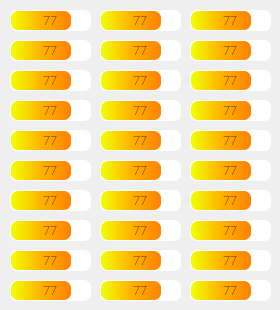
   <widget class="QWidget" name="tab_5">
    <attribute name="title">
     <string>BMS Amperaje</string>
    </attribute>
    <widget class="QProgressBar" name="amp_bar_26">
     <property name="geometry">
      <rect>
       <x>100</x>
       <y>250</y>
       <width>81</width>
       <height>21</height>
      </rect>
     </property>
     <property name="font">
      <font>
       <family>Roboto</family>
       <pointsize>10</pointsize>
       <weight>9</weight>
       <italic>false</italic>
       <bold>false</bold>
      </font>
     </property>
     <property name="styleSheet">
      <string notr="true">QProgressBar::chunk {background: QLinearGradient( x1: 0, y1: 0, x2: 1, y2: 0,stop: 0 #f0ff00,stop: 0.4999 #ffb400,stop: 0.5 #ffb400,stop: 1 #ff8100 );border-top-left-radius: 7px ;border-top-right-radius: 7px;border-bottom-right-radius: 7px ;border-bottom-left-radius: 7px; border: 0px solid black;}QProgressBar{border: 0px;background: white; padding: 1px; text-align: center;border-top-left-radius: 7px ;border-top-right-radius: 7px;border-bottom-right-radius: 7px ;border-bottom-left-radius: 7px;font: 75 10pt;}</string>
     </property>
     <property name="value">
      <number>77</number>
     </property>
     <property name="format">
      <string>%p</string>
     </property>
    </widget>
    <widget class="QProgressBar" name="amp_bar_11">
     <property name="geometry">
      <rect>
       <x>100</x>
       <y>100</y>
       <width>81</width>
       <height>21</height>
      </rect>
     </property>
     <property name="font">
      <font>
       <family>Roboto</family>
       <pointsize>10</pointsize>
       <weight>9</weight>
       <italic>false</italic>
       <bold>false</bold>
      </font>
     </property>
     <property name="styleSheet">
      <string notr="true">QProgressBar::chunk {background: QLinearGradient( x1: 0, y1: 0, x2: 1, y2: 0,stop: 0 #f0ff00,stop: 0.4999 #ffb400,stop: 0.5 #ffb400,stop: 1 #ff8100 );border-top-left-radius: 7px ;border-top-right-radius: 7px;border-bottom-right-radius: 7px ;border-bottom-left-radius: 7px; border: 0px solid black;}QProgressBar{border: 0px;background: white; padding: 1px; text-align: center;border-top-left-radius: 7px ;border-top-right-radius: 7px;border-bottom-right-radius: 7px ;border-bottom-left-radius: 7px;font: 75 10pt;}</string>
     </property>
     <property name="value">
      <number>77</number>
     </property>
     <property name="format">
      <string>%p</string>
     </property>
    </widget>
    <widget class="QProgressBar" name="amp_bar_17">
     <property name="geometry">
      <rect>
       <x>100</x>
       <y>160</y>
       <width>81</width>
       <height>21</height>
      </rect>
     </property>
     <property name="font">
      <font>
       <family>Roboto</family>
       <pointsize>10</pointsize>
       <weight>9</weight>
       <italic>false</italic>
       <bold>false</bold>
      </font>
     </property>
     <property name="styleSheet">
      <string notr="true">QProgressBar::chunk {background: QLinearGradient( x1: 0, y1: 0, x2: 1, y2: 0,stop: 0 #f0ff00,stop: 0.4999 #ffb400,stop: 0.5 #ffb400,stop: 1 #ff8100 );border-top-left-radius: 7px ;border-top-right-radius: 7px;border-bottom-right-radius: 7px ;border-bottom-left-radius: 7px; border: 0px solid black;}QProgressBar{border: 0px;background: white; padding: 1px; text-align: center;border-top-left-radius: 7px ;border-top-right-radius: 7px;border-bottom-right-radius: 7px ;border-bottom-left-radius: 7px;font: 75 10pt;}</string>
     </property>
     <property name="value">
      <number>77</number>
     </property>
     <property name="format">
      <string>%p</string>
     </property>
    </widget>
    <widget class="QProgressBar" name="amp_bar_9">
     <property name="geometry">
      <rect>
       <x>190</x>
       <y>70</y>
       <width>81</width>
       <height>21</height>
      </rect>
     </property>
     <property name="font">
      <font>
       <family>Roboto</family>
       <pointsize>10</pointsize>
       <weight>9</weight>
       <italic>false</italic>
       <bold>false</bold>
      </font>
     </property>
     <property name="styleSheet">
      <string notr="true">QProgressBar::chunk {background: QLinearGradient( x1: 0, y1: 0, x2: 1, y2: 0,stop: 0 #f0ff00,stop: 0.4999 #ffb400,stop: 0.5 #ffb400,stop: 1 #ff8100 );border-top-left-radius: 7px ;border-top-right-radius: 7px;border-bottom-right-radius: 7px ;border-bottom-left-radius: 7px; border: 0px solid black;}QProgressBar{border: 0px;background: white; padding: 1px; text-align: center;border-top-left-radius: 7px ;border-top-right-radius: 7px;border-bottom-right-radius: 7px ;border-bottom-left-radius: 7px;font: 75 10pt;}</string>
     </property>
     <property name="value">
      <number>77</number>
     </property>
     <property name="format">
      <string>%p</string>
     </property>
    </widget>
    <widget class="QProgressBar" name="amp_bar_27">
     <property name="geometry">
      <rect>
       <x>190</x>
       <y>250</y>
       <width>81</width>
       <height>21</height>
      </rect>
     </property>
     <property name="font">
      <font>
       <family>Roboto</family>
       <pointsize>10</pointsize>
       <weight>9</weight>
       <italic>false</italic>
       <bold>false</bold>
      </font>
     </property>
     <property name="styleSheet">
      <string notr="true">QProgressBar::chunk {background: QLinearGradient( x1: 0, y1: 0, x2: 1, y2: 0,stop: 0 #f0ff00,stop: 0.4999 #ffb400,stop: 0.5 #ffb400,stop: 1 #ff8100 );border-top-left-radius: 7px ;border-top-right-radius: 7px;border-bottom-right-radius: 7px ;border-bottom-left-radius: 7px; border: 0px solid black;}QProgressBar{border: 0px;background: white; padding: 1px; text-align: center;border-top-left-radius: 7px ;border-top-right-radius: 7px;border-bottom-right-radius: 7px ;border-bottom-left-radius: 7px;font: 75 10pt;}</string>
     </property>
     <property name="value">
      <number>77</number>
     </property>
     <property name="format">
      <string>%p</string>
     </property>
    </widget>
    <widget class="QProgressBar" name="amp_bar_21">
     <property name="geometry">
      <rect>
       <x>190</x>
       <y>190</y>
       <width>81</width>
       <height>21</height>
      </rect>
     </property>
     <property name="font">
      <font>
       <family>Roboto</family>
       <pointsize>10</pointsize>
       <weight>9</weight>
       <italic>false</italic>
       <bold>false</bold>
      </font>
     </property>
     <property name="styleSheet">
      <string notr="true">QProgressBar::chunk {background: QLinearGradient( x1: 0, y1: 0, x2: 1, y2: 0,stop: 0 #f0ff00,stop: 0.4999 #ffb400,stop: 0.5 #ffb400,stop: 1 #ff8100 );border-top-left-radius: 7px ;border-top-right-radius: 7px;border-bottom-right-radius: 7px ;border-bottom-left-radius: 7px; border: 0px solid black;}QProgressBar{border: 0px;background: white; padding: 1px; text-align: center;border-top-left-radius: 7px ;border-top-right-radius: 7px;border-bottom-right-radius: 7px ;border-bottom-left-radius: 7px;font: 75 10pt;}</string>
     </property>
     <property name="value">
      <number>77</number>
     </property>
     <property name="format">
      <string>%p</string>
     </property>
    </widget>
    <widget class="QProgressBar" name="amp_bar_22">
     <property name="geometry">
      <rect>
       <x>10</x>
       <y>220</y>
       <width>81</width>
       <height>21</height>
      </rect>
     </property>
     <property name="font">
      <font>
       <family>Roboto</family>
       <pointsize>10</pointsize>
       <weight>9</weight>
       <italic>false</italic>
       <bold>false</bold>
      </font>
     </property>
     <property name="styleSheet">
      <string notr="true">QProgressBar::chunk {background: QLinearGradient( x1: 0, y1: 0, x2: 1, y2: 0,stop: 0 #f0ff00,stop: 0.4999 #ffb400,stop: 0.5 #ffb400,stop: 1 #ff8100 );border-top-left-radius: 7px ;border-top-right-radius: 7px;border-bottom-right-radius: 7px ;border-bottom-left-radius: 7px; border: 0px solid black;}QProgressBar{border: 0px;background: white; padding: 1px; text-align: center;border-top-left-radius: 7px ;border-top-right-radius: 7px;border-bottom-right-radius: 7px ;border-bottom-left-radius: 7px;font: 75 10pt;}</string>
     </property>
     <property name="value">
      <number>77</number>
     </property>
     <property name="format">
      <string>%p</string>
     </property>
    </widget>
    <widget class="QProgressBar" name="amp_bar_6">
     <property name="geometry">
      <rect>
       <x>190</x>
       <y>40</y>
       <width>81</width>
       <height>21</height>
      </rect>
     </property>
     <property name="font">
      <font>
       <family>Roboto</family>
       <pointsize>10</pointsize>
       <weight>9</weight>
       <italic>false</italic>
       <bold>false</bold>
      </font>
     </property>
     <property name="styleSheet">
      <string notr="true">QProgressBar::chunk {background: QLinearGradient( x1: 0, y1: 0, x2: 1, y2: 0,stop: 0 #f0ff00,stop: 0.4999 #ffb400,stop: 0.5 #ffb400,stop: 1 #ff8100 );border-top-left-radius: 7px ;border-top-right-radius: 7px;border-bottom-right-radius: 7px ;border-bottom-left-radius: 7px; border: 0px solid black;}QProgressBar{border: 0px;background: white; padding: 1px; text-align: center;border-top-left-radius: 7px ;border-top-right-radius: 7px;border-bottom-right-radius: 7px ;border-bottom-left-radius: 7px;font: 75 10pt;}</string>
     </property>
     <property name="value">
      <number>77</number>
     </property>
     <property name="format">
      <string>%p</string>
     </property>
    </widget>
    <widget class="QProgressBar" name="amp_bar_13">
     <property name="geometry">
      <rect>
       <x>10</x>
       <y>130</y>
       <width>81</width>
       <height>21</height>
      </rect>
     </property>
     <property name="font">
      <font>
       <family>Roboto</family>
       <pointsize>10</pointsize>
       <weight>9</weight>
       <italic>false</italic>
       <bold>false</bold>
      </font>
     </property>
     <property name="styleSheet">
      <string notr="true">QProgressBar::chunk {background: QLinearGradient( x1: 0, y1: 0, x2: 1, y2: 0,stop: 0 #f0ff00,stop: 0.4999 #ffb400,stop: 0.5 #ffb400,stop: 1 #ff8100 );border-top-left-radius: 7px ;border-top-right-radius: 7px;border-bottom-right-radius: 7px ;border-bottom-left-radius: 7px; border: 0px solid black;}QProgressBar{border: 0px;background: white; padding: 1px; text-align: center;border-top-left-radius: 7px ;border-top-right-radius: 7px;border-bottom-right-radius: 7px ;border-bottom-left-radius: 7px;font: 75 10pt;}</string>
     </property>
     <property name="value">
      <number>77</number>
     </property>
     <property name="format">
      <string>%p</string>
     </property>
    </widget>
    <widget class="QProgressBar" name="amp_bar_15">
     <property name="geometry">
      <rect>
       <x>190</x>
       <y>130</y>
       <width>81</width>
       <height>21</height>
      </rect>
     </property>
     <property name="font">
      <font>
       <family>Roboto</family>
       <pointsize>10</pointsize>
       <weight>9</weight>
       <italic>false</italic>
       <bold>false</bold>
      </font>
     </property>
     <property name="styleSheet">
      <string notr="true">QProgressBar::chunk {background: QLinearGradient( x1: 0, y1: 0, x2: 1, y2: 0,stop: 0 #f0ff00,stop: 0.4999 #ffb400,stop: 0.5 #ffb400,stop: 1 #ff8100 );border-top-left-radius: 7px ;border-top-right-radius: 7px;border-bottom-right-radius: 7px ;border-bottom-left-radius: 7px; border: 0px solid black;}QProgressBar{border: 0px;background: white; padding: 1px; text-align: center;border-top-left-radius: 7px ;border-top-right-radius: 7px;border-bottom-right-radius: 7px ;border-bottom-left-radius: 7px;font: 75 10pt;}</string>
     </property>
     <property name="value">
      <number>77</number>
     </property>
     <property name="format">
      <string>%p</string>
     </property>
    </widget>
    <widget class="QProgressBar" name="amp_bar_5">
     <property name="geometry">
      <rect>
       <x>100</x>
       <y>40</y>
       <width>81</width>
       <height>21</height>
      </rect>
     </property>
     <property name="font">
      <font>
       <family>Roboto</family>
       <pointsize>10</pointsize>
       <weight>9</weight>
       <italic>false</italic>
       <bold>false</bold>
      </font>
     </property>
     <property name="styleSheet">
      <string notr="true">QProgressBar::chunk {background: QLinearGradient( x1: 0, y1: 0, x2: 1, y2: 0,stop: 0 #f0ff00,stop: 0.4999 #ffb400,stop: 0.5 #ffb400,stop: 1 #ff8100 );border-top-left-radius: 7px ;border-top-right-radius: 7px;border-bottom-right-radius: 7px ;border-bottom-left-radius: 7px; border: 0px solid black;}QProgressBar{border: 0px;background: white; padding: 1px; text-align: center;border-top-left-radius: 7px ;border-top-right-radius: 7px;border-bottom-right-radius: 7px ;border-bottom-left-radius: 7px;font: 75 10pt;}</string>
     </property>
     <property name="value">
      <number>77</number>
     </property>
     <property name="format">
      <string>%p</string>
     </property>
    </widget>
    <widget class="QProgressBar" name="amp_bar_24">
     <property name="geometry">
      <rect>
       <x>190</x>
       <y>220</y>
       <width>81</width>
       <height>21</height>
      </rect>
     </property>
     <property name="font">
      <font>
       <family>Roboto</family>
       <pointsize>10</pointsize>
       <weight>9</weight>
       <italic>false</italic>
       <bold>false</bold>
      </font>
     </property>
     <property name="styleSheet">
      <string notr="true">QProgressBar::chunk {background: QLinearGradient( x1: 0, y1: 0, x2: 1, y2: 0,stop: 0 #f0ff00,stop: 0.4999 #ffb400,stop: 0.5 #ffb400,stop: 1 #ff8100 );border-top-left-radius: 7px ;border-top-right-radius: 7px;border-bottom-right-radius: 7px ;border-bottom-left-radius: 7px; border: 0px solid black;}QProgressBar{border: 0px;background: white; padding: 1px; text-align: center;border-top-left-radius: 7px ;border-top-right-radius: 7px;border-bottom-right-radius: 7px ;border-bottom-left-radius: 7px;font: 75 10pt;}</string>
     </property>
     <property name="value">
      <number>77</number>
     </property>
     <property name="format">
      <string>%p</string>
     </property>
    </widget>
    <widget class="QProgressBar" name="amp_bar_4">
     <property name="geometry">
      <rect>
       <x>10</x>
       <y>40</y>
       <width>81</width>
       <height>21</height>
      </rect>
     </property>
     <property name="font">
      <font>
       <family>Roboto</family>
       <pointsize>10</pointsize>
       <weight>9</weight>
       <italic>false</italic>
       <bold>false</bold>
      </font>
     </property>
     <property name="styleSheet">
      <string notr="true">QProgressBar::chunk {background: QLinearGradient( x1: 0, y1: 0, x2: 1, y2: 0,stop: 0 #f0ff00,stop: 0.4999 #ffb400,stop: 0.5 #ffb400,stop: 1 #ff8100 );border-top-left-radius: 7px ;border-top-right-radius: 7px;border-bottom-right-radius: 7px ;border-bottom-left-radius: 7px; border: 0px solid black;}QProgressBar{border: 0px;background: white; padding: 1px; text-align: center;border-top-left-radius: 7px ;border-top-right-radius: 7px;border-bottom-right-radius: 7px ;border-bottom-left-radius: 7px;font: 75 10pt;}</string>
     </property>
     <property name="value">
      <number>77</number>
     </property>
     <property name="format">
      <string>%p</string>
     </property>
    </widget>
    <widget class="QProgressBar" name="amp_bar_12">
     <property name="geometry">
      <rect>
       <x>190</x>
       <y>100</y>
       <width>81</width>
       <height>21</height>
      </rect>
     </property>
     <property name="font">
      <font>
       <family>Roboto</family>
       <pointsize>10</pointsize>
       <weight>9</weight>
       <italic>false</italic>
       <bold>false</bold>
      </font>
     </property>
     <property name="styleSheet">
      <string notr="true">QProgressBar::chunk {background: QLinearGradient( x1: 0, y1: 0, x2: 1, y2: 0,stop: 0 #f0ff00,stop: 0.4999 #ffb400,stop: 0.5 #ffb400,stop: 1 #ff8100 );border-top-left-radius: 7px ;border-top-right-radius: 7px;border-bottom-right-radius: 7px ;border-bottom-left-radius: 7px; border: 0px solid black;}QProgressBar{border: 0px;background: white; padding: 1px; text-align: center;border-top-left-radius: 7px ;border-top-right-radius: 7px;border-bottom-right-radius: 7px ;border-bottom-left-radius: 7px;font: 75 10pt;}</string>
     </property>
     <property name="value">
      <number>77</number>
     </property>
     <property name="format">
      <string>%p</string>
     </property>
    </widget>
    <widget class="QProgressBar" name="amp_bar_29">
     <property name="geometry">
      <rect>
       <x>100</x>
       <y>280</y>
       <width>81</width>
       <height>21</height>
      </rect>
     </property>
     <property name="font">
      <font>
       <family>Roboto</family>
       <pointsize>10</pointsize>
       <weight>9</weight>
       <italic>false</italic>
       <bold>false</bold>
      </font>
     </property>
     <property name="styleSheet">
      <string notr="true">QProgressBar::chunk {background: QLinearGradient( x1: 0, y1: 0, x2: 1, y2: 0,stop: 0 #f0ff00,stop: 0.4999 #ffb400,stop: 0.5 #ffb400,stop: 1 #ff8100 );border-top-left-radius: 7px ;border-top-right-radius: 7px;border-bottom-right-radius: 7px ;border-bottom-left-radius: 7px; border: 0px solid black;}QProgressBar{border: 0px;background: white; padding: 1px; text-align: center;border-top-left-radius: 7px ;border-top-right-radius: 7px;border-bottom-right-radius: 7px ;border-bottom-left-radius: 7px;font: 75 10pt;}</string>
     </property>
     <property name="value">
      <number>77</number>
     </property>
     <property name="format">
      <string>%p</string>
     </property>
    </widget>
    <widget class="QProgressBar" name="amp_bar_18">
     <property name="geometry">
      <rect>
       <x>190</x>
       <y>160</y>
       <width>81</width>
       <height>21</height>
      </rect>
     </property>
     <property name="font">
      <font>
       <family>Roboto</family>
       <pointsize>10</pointsize>
       <weight>9</weight>
       <italic>false</italic>
       <bold>false</bold>
      </font>
     </property>
     <property name="styleSheet">
      <string notr="true">QProgressBar::chunk {background: QLinearGradient( x1: 0, y1: 0, x2: 1, y2: 0,stop: 0 #f0ff00,stop: 0.4999 #ffb400,stop: 0.5 #ffb400,stop: 1 #ff8100 );border-top-left-radius: 7px ;border-top-right-radius: 7px;border-bottom-right-radius: 7px ;border-bottom-left-radius: 7px; border: 0px solid black;}QProgressBar{border: 0px;background: white; padding: 1px; text-align: center;border-top-left-radius: 7px ;border-top-right-radius: 7px;border-bottom-right-radius: 7px ;border-bottom-left-radius: 7px;font: 75 10pt;}</string>
     </property>
     <property name="value">
      <number>77</number>
     </property>
     <property name="format">
      <string>%p</string>
     </property>
    </widget>
    <widget class="QProgressBar" name="amp_bar_25">
     <property name="geometry">
      <rect>
       <x>10</x>
       <y>250</y>
       <width>81</width>
       <height>21</height>
      </rect>
     </property>
     <property name="font">
      <font>
       <family>Roboto</family>
       <pointsize>10</pointsize>
       <weight>9</weight>
       <italic>false</italic>
       <bold>false</bold>
      </font>
     </property>
     <property name="styleSheet">
      <string notr="true">QProgressBar::chunk {background: QLinearGradient( x1: 0, y1: 0, x2: 1, y2: 0,stop: 0 #f0ff00,stop: 0.4999 #ffb400,stop: 0.5 #ffb400,stop: 1 #ff8100 );border-top-left-radius: 7px ;border-top-right-radius: 7px;border-bottom-right-radius: 7px ;border-bottom-left-radius: 7px; border: 0px solid black;}QProgressBar{border: 0px;background: white; padding: 1px; text-align: center;border-top-left-radius: 7px ;border-top-right-radius: 7px;border-bottom-right-radius: 7px ;border-bottom-left-radius: 7px;font: 75 10pt;}</string>
     </property>
     <property name="value">
      <number>77</number>
     </property>
     <property name="format">
      <string>%p</string>
     </property>
    </widget>
    <widget class="QProgressBar" name="amp_bar_1">
     <property name="geometry">
      <rect>
       <x>10</x>
       <y>10</y>
       <width>81</width>
       <height>21</height>
      </rect>
     </property>
     <property name="font">
      <font>
       <family>Roboto</family>
       <pointsize>10</pointsize>
       <weight>9</weight>
       <italic>false</italic>
       <bold>false</bold>
      </font>
     </property>
     <property name="styleSheet">
      <string notr="true">QProgressBar::chunk {background: QLinearGradient( x1: 0, y1: 0, x2: 1, y2: 0,stop: 0 #f0ff00,stop: 0.4999 #ffb400,stop: 0.5 #ffb400,stop: 1 #ff8100 );border-top-left-radius: 7px ;border-top-right-radius: 7px;border-bottom-right-radius: 7px ;border-bottom-left-radius: 7px; border: 0px solid black;}QProgressBar{border: 0px;background: white; padding: 1px; text-align: center;border-top-left-radius: 7px ;border-top-right-radius: 7px;border-bottom-right-radius: 7px ;border-bottom-left-radius: 7px;font: 75 10pt;}</string>
     </property>
     <property name="value">
      <number>77</number>
     </property>
     <property name="format">
      <string>%p</string>
     </property>
    </widget>
    <widget class="QProgressBar" name="amp_bar_16">
     <property name="geometry">
      <rect>
       <x>10</x>
       <y>160</y>
       <width>81</width>
       <height>21</height>
      </rect>
     </property>
     <property name="font">
      <font>
       <family>Roboto</family>
       <pointsize>10</pointsize>
       <weight>9</weight>
       <italic>false</italic>
       <bold>false</bold>
      </font>
     </property>
     <property name="styleSheet">
      <string notr="true">QProgressBar::chunk {background: QLinearGradient( x1: 0, y1: 0, x2: 1, y2: 0,stop: 0 #f0ff00,stop: 0.4999 #ffb400,stop: 0.5 #ffb400,stop: 1 #ff8100 );border-top-left-radius: 7px ;border-top-right-radius: 7px;border-bottom-right-radius: 7px ;border-bottom-left-radius: 7px; border: 0px solid black;}QProgressBar{border: 0px;background: white; padding: 1px; text-align: center;border-top-left-radius: 7px ;border-top-right-radius: 7px;border-bottom-right-radius: 7px ;border-bottom-left-radius: 7px;font: 75 10pt;}</string>
     </property>
     <property name="value">
      <number>77</number>
     </property>
     <property name="format">
      <string>%p</string>
     </property>
    </widget>
    <widget class="QProgressBar" name="amp_bar_23">
     <property name="geometry">
      <rect>
       <x>100</x>
       <y>220</y>
       <width>81</width>
       <height>21</height>
      </rect>
     </property>
     <property name="font">
      <font>
       <family>Roboto</family>
       <pointsize>10</pointsize>
       <weight>9</weight>
       <italic>false</italic>
       <bold>false</bold>
      </font>
     </property>
     <property name="styleSheet">
      <string notr="true">QProgressBar::chunk {background: QLinearGradient( x1: 0, y1: 0, x2: 1, y2: 0,stop: 0 #f0ff00,stop: 0.4999 #ffb400,stop: 0.5 #ffb400,stop: 1 #ff8100 );border-top-left-radius: 7px ;border-top-right-radius: 7px;border-bottom-right-radius: 7px ;border-bottom-left-radius: 7px; border: 0px solid black;}QProgressBar{border: 0px;background: white; padding: 1px; text-align: center;border-top-left-radius: 7px ;border-top-right-radius: 7px;border-bottom-right-radius: 7px ;border-bottom-left-radius: 7px;font: 75 10pt;}</string>
     </property>
     <property name="value">
      <number>77</number>
     </property>
     <property name="format">
      <string>%p</string>
     </property>
    </widget>
    <widget class="QProgressBar" name="amp_bar_3">
     <property name="geometry">
      <rect>
       <x>190</x>
       <y>10</y>
       <width>81</width>
       <height>21</height>
      </rect>
     </property>
     <property name="font">
      <font>
       <family>Roboto</family>
       <pointsize>10</pointsize>
       <weight>9</weight>
       <italic>false</italic>
       <bold>false</bold>
      </font>
     </property>
     <property name="styleSheet">
      <string notr="true">QProgressBar::chunk {background: QLinearGradient( x1: 0, y1: 0, x2: 1, y2: 0,stop: 0 #f0ff00,stop: 0.4999 #ffb400,stop: 0.5 #ffb400,stop: 1 #ff8100 );border-top-left-radius: 7px ;border-top-right-radius: 7px;border-bottom-right-radius: 7px ;border-bottom-left-radius: 7px; border: 0px solid black;}QProgressBar{border: 0px;background: white; padding: 1px; text-align: center;border-top-left-radius: 7px ;border-top-right-radius: 7px;border-bottom-right-radius: 7px ;border-bottom-left-radius: 7px;font: 75 10pt;}</string>
     </property>
     <property name="value">
      <number>77</number>
     </property>
     <property name="format">
      <string>%p</string>
     </property>
    </widget>
    <widget class="QProgressBar" name="amp_bar_7">
     <property name="geometry">
      <rect>
       <x>10</x>
       <y>70</y>
       <width>81</width>
       <height>21</height>
      </rect>
     </property>
     <property name="font">
      <font>
       <family>Roboto</family>
       <pointsize>10</pointsize>
       <weight>9</weight>
       <italic>false</italic>
       <bold>false</bold>
      </font>
     </property>
     <property name="styleSheet">
      <string notr="true">QProgressBar::chunk {background: QLinearGradient( x1: 0, y1: 0, x2: 1, y2: 0,stop: 0 #f0ff00,stop: 0.4999 #ffb400,stop: 0.5 #ffb400,stop: 1 #ff8100 );border-top-left-radius: 7px ;border-top-right-radius: 7px;border-bottom-right-radius: 7px ;border-bottom-left-radius: 7px; border: 0px solid black;}QProgressBar{border: 0px;background: white; padding: 1px; text-align: center;border-top-left-radius: 7px ;border-top-right-radius: 7px;border-bottom-right-radius: 7px ;border-bottom-left-radius: 7px;font: 75 10pt;}</string>
     </property>
     <property name="value">
      <number>77</number>
     </property>
     <property name="format">
      <string>%p</string>
     </property>
    </widget>
    <widget class="QProgressBar" name="amp_bar_2">
     <property name="geometry">
      <rect>
       <x>100</x>
       <y>10</y>
       <width>81</width>
       <height>21</height>
      </rect>
     </property>
     <property name="font">
      <font>
       <family>Roboto</family>
       <pointsize>10</pointsize>
       <weight>9</weight>
       <italic>false</italic>
       <bold>false</bold>
      </font>
     </property>
     <property name="styleSheet">
      <string notr="true">QProgressBar::chunk {background: QLinearGradient( x1: 0, y1: 0, x2: 1, y2: 0,stop: 0 #f0ff00,stop: 0.4999 #ffb400,stop: 0.5 #ffb400,stop: 1 #ff8100 );border-top-left-radius: 7px ;border-top-right-radius: 7px;border-bottom-right-radius: 7px ;border-bottom-left-radius: 7px; border: 0px solid black;}QProgressBar{border: 0px;background: white; padding: 1px; text-align: center;border-top-left-radius: 7px ;border-top-right-radius: 7px;border-bottom-right-radius: 7px ;border-bottom-left-radius: 7px;font: 75 10pt;}</string>
     </property>
     <property name="value">
      <number>77</number>
     </property>
     <property name="format">
      <string>%p</string>
     </property>
    </widget>
    <widget class="QProgressBar" name="amp_bar_20">
     <property name="geometry">
      <rect>
       <x>100</x>
       <y>190</y>
       <width>81</width>
       <height>21</height>
      </rect>
     </property>
     <property name="font">
      <font>
       <family>Roboto</family>
       <pointsize>10</pointsize>
       <weight>9</weight>
       <italic>false</italic>
       <bold>false</bold>
      </font>
     </property>
     <property name="styleSheet">
      <string notr="true">QProgressBar::chunk {background: QLinearGradient( x1: 0, y1: 0, x2: 1, y2: 0,stop: 0 #f0ff00,stop: 0.4999 #ffb400,stop: 0.5 #ffb400,stop: 1 #ff8100 );border-top-left-radius: 7px ;border-top-right-radius: 7px;border-bottom-right-radius: 7px ;border-bottom-left-radius: 7px; border: 0px solid black;}QProgressBar{border: 0px;background: white; padding: 1px; text-align: center;border-top-left-radius: 7px ;border-top-right-radius: 7px;border-bottom-right-radius: 7px ;border-bottom-left-radius: 7px;font: 75 10pt;}</string>
     </property>
     <property name="value">
      <number>77</number>
     </property>
     <property name="format">
      <string>%p</string>
     </property>
    </widget>
    <widget class="QProgressBar" name="amp_bar_28">
     <property name="geometry">
      <rect>
       <x>10</x>
       <y>280</y>
       <width>81</width>
       <height>21</height>
      </rect>
     </property>
     <property name="font">
      <font>
       <family>Roboto</family>
       <pointsize>10</pointsize>
       <weight>9</weight>
       <italic>false</italic>
       <bold>false</bold>
      </font>
     </property>
     <property name="styleSheet">
      <string notr="true">QProgressBar::chunk {background: QLinearGradient( x1: 0, y1: 0, x2: 1, y2: 0,stop: 0 #f0ff00,stop: 0.4999 #ffb400,stop: 0.5 #ffb400,stop: 1 #ff8100 );border-top-left-radius: 7px ;border-top-right-radius: 7px;border-bottom-right-radius: 7px ;border-bottom-left-radius: 7px; border: 0px solid black;}QProgressBar{border: 0px;background: white; padding: 1px; text-align: center;border-top-left-radius: 7px ;border-top-right-radius: 7px;border-bottom-right-radius: 7px ;border-bottom-left-radius: 7px;font: 75 10pt;}</string>
     </property>
     <property name="value">
      <number>77</number>
     </property>
     <property name="format">
      <string>%p</string>
     </property>
    </widget>
    <widget class="QProgressBar" name="amp_bar_19">
     <property name="geometry">
      <rect>
       <x>10</x>
       <y>190</y>
       <width>81</width>
       <height>21</height>
      </rect>
     </property>
     <property name="font">
      <font>
       <family>Roboto</family>
       <pointsize>10</pointsize>
       <weight>9</weight>
       <italic>false</italic>
       <bold>false</bold>
      </font>
     </property>
     <property name="styleSheet">
      <string notr="true">QProgressBar::chunk {background: QLinearGradient( x1: 0, y1: 0, x2: 1, y2: 0,stop: 0 #f0ff00,stop: 0.4999 #ffb400,stop: 0.5 #ffb400,stop: 1 #ff8100 );border-top-left-radius: 7px ;border-top-right-radius: 7px;border-bottom-right-radius: 7px ;border-bottom-left-radius: 7px; border: 0px solid black;}QProgressBar{border: 0px;background: white; padding: 1px; text-align: center;border-top-left-radius: 7px ;border-top-right-radius: 7px;border-bottom-right-radius: 7px ;border-bottom-left-radius: 7px;font: 75 10pt;}</string>
     </property>
     <property name="value">
      <number>77</number>
     </property>
     <property name="format">
      <string>%p</string>
     </property>
    </widget>
    <widget class="QProgressBar" name="amp_bar_30">
     <property name="geometry">
      <rect>
       <x>190</x>
       <y>280</y>
       <width>81</width>
       <height>21</height>
      </rect>
     </property>
     <property name="font">
      <font>
       <family>Roboto</family>
       <pointsize>10</pointsize>
       <weight>9</weight>
       <italic>false</italic>
       <bold>false</bold>
      </font>
     </property>
     <property name="styleSheet">
      <string notr="true">QProgressBar::chunk {background: QLinearGradient( x1: 0, y1: 0, x2: 1, y2: 0,stop: 0 #f0ff00,stop: 0.4999 #ffb400,stop: 0.5 #ffb400,stop: 1 #ff8100 );border-top-left-radius: 7px ;border-top-right-radius: 7px;border-bottom-right-radius: 7px ;border-bottom-left-radius: 7px; border: 0px solid black;}QProgressBar{border: 0px;background: white; padding: 1px; text-align: center;border-top-left-radius: 7px ;border-top-right-radius: 7px;border-bottom-right-radius: 7px ;border-bottom-left-radius: 7px;font: 75 10pt;}</string>
     </property>
     <property name="value">
      <number>77</number>
     </property>
     <property name="format">
      <string>%p</string>
     </property>
    </widget>
    <widget class="QProgressBar" name="amp_bar_14">
     <property name="geometry">
      <rect>
       <x>100</x>
       <y>130</y>
       <width>81</width>
       <height>21</height>
      </rect>
     </property>
     <property name="font">
      <font>
       <family>Roboto</family>
       <pointsize>10</pointsize>
       <weight>9</weight>
       <italic>false</italic>
       <bold>false</bold>
      </font>
     </property>
     <property name="styleSheet">
      <string notr="true">QProgressBar::chunk {background: QLinearGradient( x1: 0, y1: 0, x2: 1, y2: 0,stop: 0 #f0ff00,stop: 0.4999 #ffb400,stop: 0.5 #ffb400,stop: 1 #ff8100 );border-top-left-radius: 7px ;border-top-right-radius: 7px;border-bottom-right-radius: 7px ;border-bottom-left-radius: 7px; border: 0px solid black;}QProgressBar{border: 0px;background: white; padding: 1px; text-align: center;border-top-left-radius: 7px ;border-top-right-radius: 7px;border-bottom-right-radius: 7px ;border-bottom-left-radius: 7px;font: 75 10pt;}</string>
     </property>
     <property name="value">
      <number>77</number>
     </property>
     <property name="format">
      <string>%p</string>
     </property>
    </widget>
    <widget class="QProgressBar" name="amp_bar_10">
     <property name="geometry">
      <rect>
       <x>10</x>
       <y>100</y>
       <width>81</width>
       <height>21</height>
      </rect>
     </property>
     <property name="font">
      <font>
       <family>Roboto</family>
       <pointsize>10</pointsize>
       <weight>9</weight>
       <italic>false</italic>
       <bold>false</bold>
      </font>
     </property>
     <property name="styleSheet">
      <string notr="true">QProgressBar::chunk {background: QLinearGradient( x1: 0, y1: 0, x2: 1, y2: 0,stop: 0 #f0ff00,stop: 0.4999 #ffb400,stop: 0.5 #ffb400,stop: 1 #ff8100 );border-top-left-radius: 7px ;border-top-right-radius: 7px;border-bottom-right-radius: 7px ;border-bottom-left-radius: 7px; border: 0px solid black;}QProgressBar{border: 0px;background: white; padding: 1px; text-align: center;border-top-left-radius: 7px ;border-top-right-radius: 7px;border-bottom-right-radius: 7px ;border-bottom-left-radius: 7px;font: 75 10pt;}</string>
     </property>
     <property name="value">
      <number>77</number>
     </property>
     <property name="format">
      <string>%p</string>
     </property>
    </widget>
    <widget class="QProgressBar" name="amp_bar_8">
     <property name="geometry">
      <rect>
       <x>100</x>
       <y>70</y>
       <width>81</width>
       <height>21</height>
      </rect>
     </property>
     <property name="font">
      <font>
       <family>Roboto</family>
       <pointsize>10</pointsize>
       <weight>9</weight>
       <italic>false</italic>
       <bold>false</bold>
      </font>
     </property>
     <property name="styleSheet">
      <string notr="true">QProgressBar::chunk {background: QLinearGradient( x1: 0, y1: 0, x2: 1, y2: 0,stop: 0 #f0ff00,stop: 0.4999 #ffb400,stop: 0.5 #ffb400,stop: 1 #ff8100 );border-top-left-radius: 7px ;border-top-right-radius: 7px;border-bottom-right-radius: 7px ;border-bottom-left-radius: 7px; border: 0px solid black;}QProgressBar{border: 0px;background: white; padding: 1px; text-align: center;border-top-left-radius: 7px ;border-top-right-radius: 7px;border-bottom-right-radius: 7px ;border-bottom-left-radius: 7px;font: 75 10pt;}</string>
     </property>
     <property name="value">
      <number>77</number>
     </property>
     <property name="format">
      <string>%p</string>
     </property>
    </widget>
   </widget>
